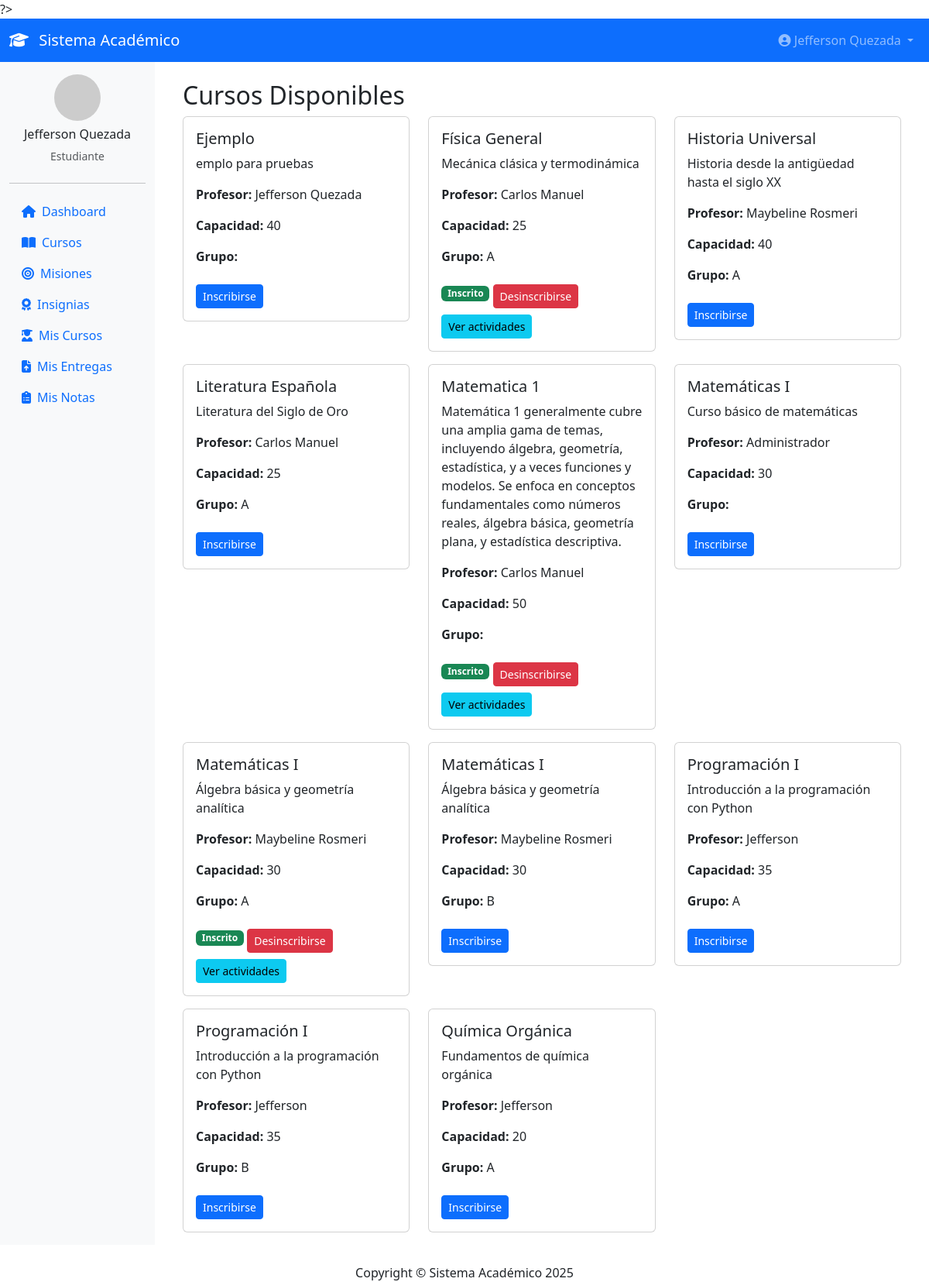
The app's page /estudiante/index.php?accion=cursos (signed in) with its own data.
### tables this page shows
CREATE TABLE `cursos` (
  `id_curso` int(11) NOT NULL AUTO_INCREMENT,
  `nombre_curso` varchar(100) NOT NULL,
  `descripcion` text DEFAULT NULL,
  `id_docente` int(11) NOT NULL,
  `contrasena` varchar(255) NOT NULL,
  `capacidad` int(11) NOT NULL DEFAULT 50,
  `grupo` enum('A','B') DEFAULT NULL,
  PRIMARY KEY (`id_curso`),
  KEY `id_docente` (`id_docente`),
  CONSTRAINT `cursos_ibfk_1` FOREIGN KEY (`id_docente`) REFERENCES `usuarios` (`id_usuario`) ON DELETE CASCADE
);

CREATE TABLE `usuarios` (
  `id_usuario` int(11) NOT NULL AUTO_INCREMENT,
  `nombre` varchar(100) NOT NULL,
  `correo` varchar(100) NOT NULL,
  `contrasena` varchar(255) NOT NULL,
  `rol` enum('docente','estudiante','admin') NOT NULL,
  `fecha_registro` timestamp NOT NULL DEFAULT current_timestamp(),
  `primer_login` tinyint(1) DEFAULT 0,
  `mfa_codigo` varchar(10) DEFAULT NULL,
  PRIMARY KEY (`id_usuario`),
  UNIQUE KEY `correo` (`correo`)
);

### estudiante/controllers/CursoController.php (called while the page is built, shortened)
<?php
require_once __DIR__ . '/../models/CursoModel.php';
class CursoController {
    private $cursoModel;
    public function __construct() {
        $this->cursoModel = new CursoModel();
    }
    public function mostrarCursosDisponibles() {
        $id_estudiante = $_SESSION['id_usuario'];
        $cursos = $this->cursoModel->listarCursosConEstado($id_estudiante);
        include __DIR__ . '/../views/cursos_listado.php';
    }
}
?>

### estudiante/models/CursoModel.php (called while the page is built, shortened)
<?php
require_once __DIR__ . '/../../includes/conexion.php';
class CursoModel {
    private $pdo;
    public function __construct() {
        global $pdo;
        $this->pdo = $pdo;
    }
    public function listarCursosConEstado($id_estudiante) {
        $sql = "SELECT c.id_curso, c.nombre_curso, c.descripcion, c.capacidad, c.grupo,
                u.nombre AS profesor_nombre,
                (SELECT COUNT(*) FROM estudiantes_cursos ec WHERE ec.id_curso = c.id_curso) AS inscritos,
                EXISTS(SELECT 1 FROM estudiantes_cursos ec WHERE ec.id_curso = c.id_curso AND ec.id_estudiante = ?) AS ya_inscrito
                FROM cursos c
                LEFT JOIN usuarios u ON c.id_docente = u.id_usuario
                ORDER BY c.nombre_curso";
        $stmt = $this->pdo->prepare($sql);
        $stmt->execute([$id_estudiante]);
        return $stmt->fetchAll(PDO::FETCH_ASSOC);
    }
}
?>

### estudiante/views/cursos_listado.php (the view, shortened to what this page needs)
<?php include __DIR__ . '/../../includes/header.php'; ?>
<?php
$cursos = $cursos ?? [];
?>
<div class="container mt-4">
    <h2>Cursos Disponibles</h2>
    <div class="row">
        <?php foreach ($cursos as $curso): ?>
            <div class="col-md-4">
                <div class="card mb-3">
                    <div class="card-body">
                        <h5><?= htmlspecialchars($curso['nombre_curso']) ?></h5>
                        <p><?= htmlspecialchars($curso['descripcion']) ?></p>
                        <p><strong>Profesor:</strong> <?= htmlspecialchars($curso['profesor_nombre']) ?></p>
                        <p><strong>Capacidad:</strong> <?= $curso['capacidad'] ?></p>
                        <p><strong>Grupo:</strong> <?= $curso['grupo'] ?></p>
                        <?php if ($curso['ya_inscrito']): ?>
                            <span class="badge bg-success">Inscrito</span>
                            <a href="index.php?accion=desinscribir_curso&id=<?= $curso['id_curso'] ?>" class="btn btn-danger btn-sm mt-2">Desinscribirse</a>
                            <a href="index.php?accion=actividades&id=<?= $curso['id_curso'] ?>" class="btn btn-info btn-sm mt-2">Ver actividades</a>
                        <?php else: ?>
                            <a href="index.php?accion=inscribir_curso&id=<?= $curso['id_curso'] ?>" class="btn btn-primary btn-sm mt-2">Inscribirse</a>
                        <?php endif; ?>
                    </div>
                </div>
            </div>
        <?php endforeach; ?>
    </div>
</div>
<?php include __DIR__ . '/../../includes/footer.php'; ?>

### records on screen
cursos: nombre_curso "Ejemplo", descripcion "emplo para pruebas", id_docente.nombre "Jefferson Quezada", capacidad "40"
cursos: nombre_curso "Física General", descripcion "Mecánica clásica y termodinámica", id_docente.nombre "Carlos Manuel", capacidad "25", grupo "A"
cursos: nombre_curso "Historia Universal", descripcion "Historia desde la antigüedad hasta el siglo XX", id_docente.nombre "Maybeline Rosmeri", capacidad "40", grupo "A"
cursos: nombre_curso "Literatura Española", descripcion "Literatura del Siglo de Oro", id_docente.nombre "Carlos Manuel", capacidad "25", grupo "A"
cursos: nombre_curso "Matematica 1", descripcion "Matemática 1 generalmente cubre una amplia gama de temas, incluyendo álgebra, geometría, estadística, y a veces funciones y modelos. Se enfoca en conceptos fundamentales como números reales, álgebra básica, geometría plana, y estadística descriptiva.", id_docente.nombre "Carlos Manuel", capacidad "50"
cursos: nombre_curso "Matemáticas I", descripcion "Curso básico de matemáticas", id_docente.nombre "Administrador", capacidad "30"
cursos: nombre_curso "Matemáticas I", descripcion "Álgebra básica y geometría analítica", id_docente.nombre "Maybeline Rosmeri", capacidad "30", grupo "A"
cursos: nombre_curso "Matemáticas I", descripcion "Álgebra básica y geometría analítica", id_docente.nombre "Maybeline Rosmeri", capacidad "30", grupo "B"
cursos: nombre_curso "Programación I", descripcion "Introducción a la programación con Python", id_docente.nombre "Jefferson", capacidad "35", grupo "A"
cursos: nombre_curso "Programación I", descripcion "Introducción a la programación con Python", id_docente.nombre "Jefferson", capacidad "35", grupo "B"
cursos: nombre_curso "Química Orgánica", descripcion "Fundamentos de química orgánica", id_docente.nombre "Jefferson", capacidad "20", grupo "A"

### other values on screen
$_SESSION['nombre'] "Jefferson Quezada"
$_SESSION['rol'] "Estudiante"
